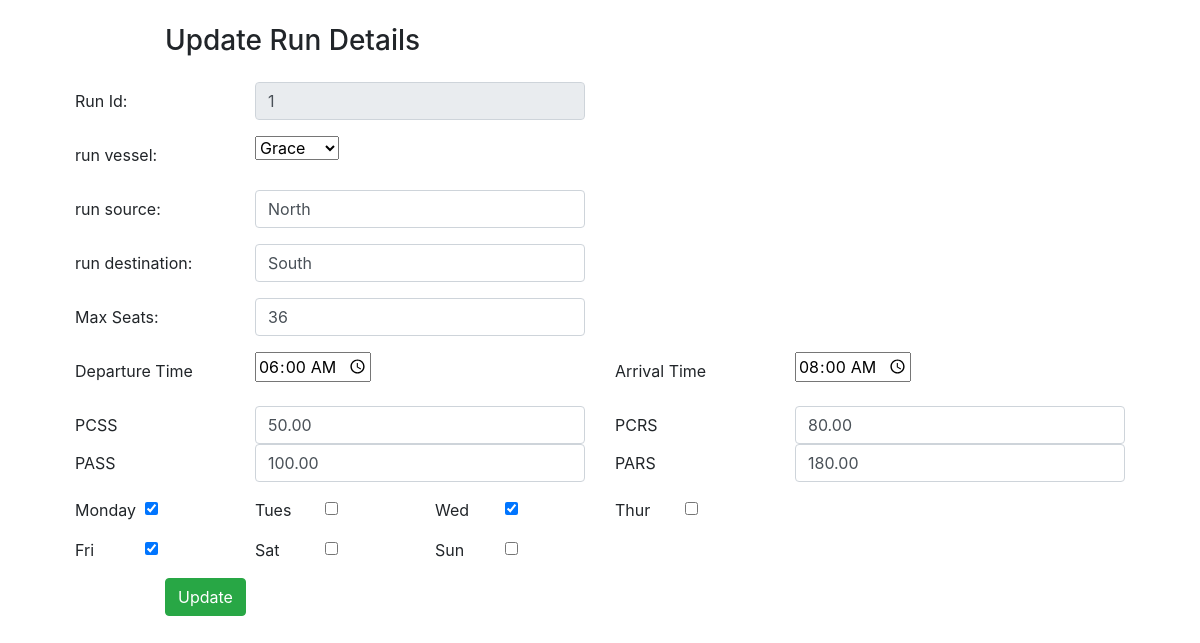
/editrun/1, run on the app's committed database.
### run/models.py (models this page shows)
class Run(models.Model):
    vessel_name = models.ForeignKey(Vessel, on_delete=models.SET_NULL,related_name='+',null=True)
    source = models.CharField(max_length=20, null=True)
    destination = models.CharField(max_length=20, null=True)
    departure_time = models.TimeField(null=True)
    arrival_time = models.TimeField(null=True)
    PASS = models.DecimalField(null=True, max_digits=10, decimal_places=2)
    PARS = models.DecimalField(null=True, max_digits=10, decimal_places=2)
    PCSS = models.DecimalField(null=True, max_digits=10, decimal_places=2)
    PCRS = models.DecimalField(null=True, max_digits=10, decimal_places=2)
    max_seats = models.PositiveIntegerField(null=True)
    Mon = models.BooleanField(default=False)
    Tue = models.BooleanField(default=False)
    Wed = models.BooleanField(default=False)
    Thu = models.BooleanField(default=False)
    Fri = models.BooleanField(default=False)
    Sat = models.BooleanField(default=False)
    Sun = models.BooleanField(default=False)

### vessel/models.py (models this page shows)
class Vessel(models.Model):
    vessel_name = models.CharField(max_length=30)
    def __str__(self):
        return self.vessel_name

### manager/views.py (the view)
# urls.py: path('editrun/<int:id>',edit_run),
def edit_run(request, id):
    run = Run.objects.get(id=id)
    vessels=Vessel.objects.all()
    print(run.vessel_name_id)
    return render(request, 'editrun.html', {'run': run, 'vessels': vessels})

### templates/editrun.html (shortened to what this page needs)
{% extends "admin_base.html" %}
{% block content %}
<div class='container'>
    <div class='row'>
<div class="col-md-12">
 <form method="POST" class="post-form" action="/updaterun/{{run.id}}">
  <div class="container">
 <br>
  <div class="form-group row">
  <label class="col-sm-1 col-form-label"></label>
  <div class="col-sm-4">
  <h3>Update Run Details</h3>
  </div>
   </div>
  <div class="form-group row">
  <label class="col-sm-2 col-form-label">Run Id:</label>
  <div class="col-sm-4">
   <input type="text" class="form-control" name="id" id="id_id" maxlength="20" value="{{ run.id }}" readonly>
  </div>
   </div>
   <div class="form-group row">
        <label class="col-sm-2 col-form-label">run vessel:</label>
        <div class="col-sm-4">
            <select name="vessel_name">
                <option value="{{ run.vessel_name_id }}">{{ run.vessel_name }}</option>
            </select>
        </div>
    </div>
   <div class="form-group row">
  <label class="col-sm-2 col-form-label">run source:</label>
  <div class="col-sm-4">
   <input type="text" class="form-control" name="source" id="id_source" maxlength="120" value="{{ run.source }}" />
  </div>
   </div>
  <div class="form-group row">
  <label class="col-sm-2 col-form-label">run destination:</label>
  <div class="col-sm-4">
   <input type="text" class="form-control" name="destination" id="id_content" maxlength="200" value="{{ run.destination }}" />
  </div>
   </div>
   <div class="form-group row">
    <label class="col-sm-2 col-form-label">Max Seats:</label>
    <div class="col-sm-4">
     <input type="text" class="form-control" name="max_seats" id="id_content" maxlength="200" value="{{ run.max_seats }}" />
    </div>
    </div>
   <div class="form-group row">
    <label class="col-sm-2 col-form-label ">Departure Time</label>
    <div class="col-sm-4">
        <input type="time" name="departure_time" id="id_content" value="{{ run.departure_time|time:'H:i:s'  }}" />
    </div>
    <label class="col-sm-2 col-form-label">Arrival Time</label>
    <div class="col-sm-4">
        <input type="time" name="arrival_time" id="id_content" value="{{ run.arrival_time|time:'H:i:s' }}"/>
    </div>
  </div>
   <div class="form-group row">
      <label class="col-sm-2 col-form-label">PCSS</label>
      <div class="col-sm-4">
        <input type="text" class="form-control" name="PCSS" id="id_content" maxlength="200" value="{{ run.PCSS }}" />
      </div>
      <label class="col-sm-2 col-form-label">PCRS</label>
      <div class="col-sm-4">
        <input type="text" class="form-control" name="PCRS" id="id_content" maxlength="200" value="{{ run.PCRS }}" />
      </div>
      <label class="col-sm-2 col-form-label">PASS</label>
      <div class="col-sm-4">
        <input type="text" class="form-control" name="PASS" id="id_content" maxlength="200" value="{{ run.PASS }}" />
      </div>
      <label class="col-sm-2 col-form-label">PARS</label>
      <div class="col-sm-4">
        <input type="text" class="form-control" name="PARS" id="id_content" maxlength="200" value="{{ run.PARS }}" />
      </div>
   </div>
   <div class="form-group row">
    <label class="col-sm-1 col-form-label" style='padding-top:0; padding-bottom:0;'>Monday</label>
      <div class="col-sm-1">
        <input type="checkbox" class="form-check-input" name="Mon" id="id_active" {% if run.Mon %}checked{% endif %} value="{{ run.Mon }}" />
      </div>
    <label class="col-sm-1 col-form-label" style='padding-top:0; padding-bottom:0;'>Tues</label>
    <div class="col-sm-1">
        <input type="checkbox" class="form-check-input" name="Tue" id="id_active" {% if run.Tue %}checked{% endif %} value="{{ run.Tue }}" />
    </div>
    <label class="col-sm-1 col-form-label" style='padding-top:0; padding-bottom:0;'>Wed</label>
    <div class="col-sm-1">
        <input type="checkbox" class="form-check-input" name="Wed" id="id_active" {% if run.Wed %}checked{% endif %} value="{{ run.Wed }}" />
    </div>
    <label class="col-sm-1 col-form-label" style='padding-top:0; padding-bottom:0;'>Thur</label>
    <div class="col-sm-1">
        <input type="checkbox" class="form-check-input" name="Thu" id="id_active" {% if run.Thu %}checked{% endif %} value="{{ run.Thu }}" />
    </div>
  </div>
  <div class="form-group row">
  <label class="col-sm-1 col-form-label" style='padding-top:0; padding-bottom:0;'>Fri</label>
  <div class="col-sm-1">
    <input type="checkbox" class="form-check-input" name="Fri" id="id_active" {% if run.Fri %}checked{% endif %} value="{{ run.Fri }}" />
  </div>
  <label class="col-sm-1 col-form-label" style='padding-top:0; padding-bottom:0;'>Sat</label>
  <div class="col-sm-1">
    <input type="checkbox" class="form-check-input" name="Sat" id="id_active" {% if run.Sat %}checked{% endif %} value="{{ run.Sat }}" />
  </div>
  <label class="col-sm-1 col-form-label" style='padding-top:0; padding-bottom:0;'>Sun</label>
  <div class="col-sm-1">
    <input type="checkbox" class="form-check-input" name="Sun" id="id_active" {% if run.Sun %}checked{% endif %} value="{{ run.Sun }}" />
  </div>
  </div>
  <div class="form-group row">
  <label class="col-sm-1 col-form-label"></label>
  <div class="col-sm-4">
  <button type="submit" class="btn btn-success btn-md">Update</button>
  </div>
   </div>
  </div>
 </form>
 </div>
</div>
 {% endblock content %}

### data on the page
Run: id "1", vessel_name "Grace", source "North", destination "South", max_seats "36", departure_time "06:00:00", arrival_time "08:00:00", PCSS "50.00", PCRS "80.00", PASS "100.00", PARS "180.00", Mon "☑", Wed "☑", Fri "☑"
